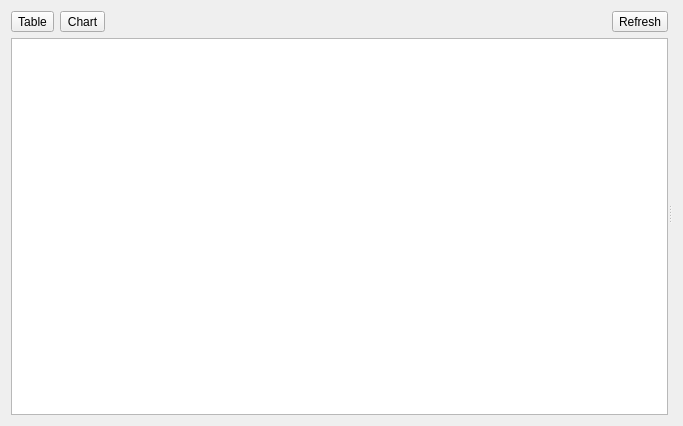
<?xml version="1.0" encoding="UTF-8"?>
<ui version="4.0">
 <class>ReportsWidget</class>
 <widget class="QWidget" name="ReportsWidget">
  <property name="geometry">
   <rect>
    <x>0</x>
    <y>0</y>
    <width>683</width>
    <height>426</height>
   </rect>
  </property>
  <property name="windowTitle">
   <string>Reports</string>
  </property>
  <property name="windowIcon">
   <iconset>
    <normaloff>:/icons/bar-chart.png</normaloff>:/icons/bar-chart.png</iconset>
  </property>
  <layout class="QVBoxLayout" name="verticalLayout_2">
   <item>
    <widget class="QSplitter" name="splitter">
     <property name="orientation">
      <enum>Qt::Orientation::Horizontal</enum>
     </property>
     <widget class="QWidget" name="layoutWidget">
      <layout class="QVBoxLayout" name="verticalLayout">
       <item>
        <layout class="QHBoxLayout" name="horizontalLayout">
         <item>
          <widget class="QToolButton" name="toolButtonTable">
           <property name="toolTip">
            <string>Table view</string>
           </property>
           <property name="text">
            <string>Table</string>
           </property>
           <property name="icon">
            <iconset theme="table"/>
           </property>
           <property name="checkable">
            <bool>true</bool>
           </property>
          </widget>
         </item>
         <item>
          <widget class="QToolButton" name="toolButtonChart">
           <property name="toolTip">
            <string>Chart view</string>
           </property>
           <property name="text">
            <string>Chart</string>
           </property>
           <property name="icon">
            <iconset theme="git_chart"/>
           </property>
           <property name="checkable">
            <bool>true</bool>
           </property>
          </widget>
         </item>
         <item>
          <spacer name="horizontalSpacer">
           <property name="orientation">
            <enum>Qt::Orientation::Horizontal</enum>
           </property>
           <property name="sizeHint" stdset="0">
            <size>
             <width>40</width>
             <height>20</height>
            </size>
           </property>
          </spacer>
         </item>
         <item>
          <widget class="QToolButton" name="toolButtonRefresh">
           <property name="toolTip">
            <string>Refresh data</string>
           </property>
           <property name="text">
            <string>Refresh</string>
           </property>
           <property name="icon">
            <iconset theme="QIcon::ThemeIcon::ViewRefresh"/>
           </property>
          </widget>
         </item>
        </layout>
       </item>
       <item>
        <widget class="QListWidget" name="listWidget"/>
       </item>
      </layout>
     </widget>
     <widget class="QStackedWidget" name="stackedWidget"/>
    </widget>
   </item>
  </layout>
 </widget>
 <resources/>
 <connections/>
</ui>
